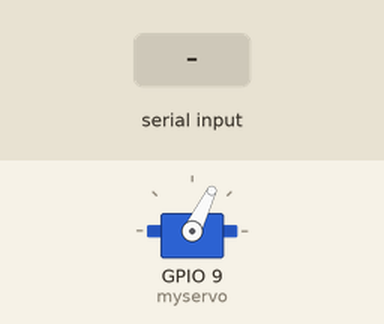
This sketch was run on a simulated ESP32. Parts: servo. Inputs (shaded band) come from the test bench. What the sketch prints to the serial monitor is not drawn.

Above: at 1.47 s.
1.9 s: "90,45\n" received over the second serial link
At 3.67 s:
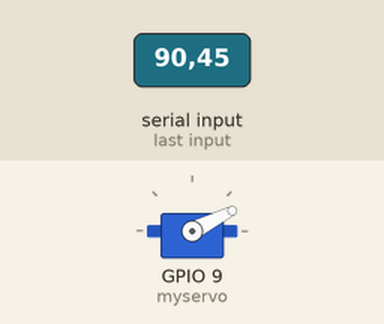
4.9 s: "30,150\n" received over Serial
At 5.6 s:
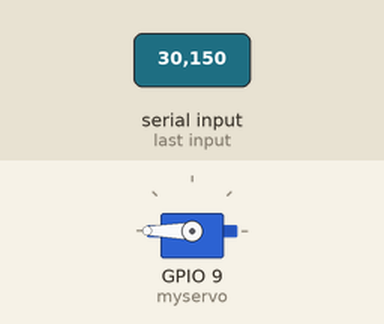
7.9 s: "5\n" received over Serial
At 8.52 s:
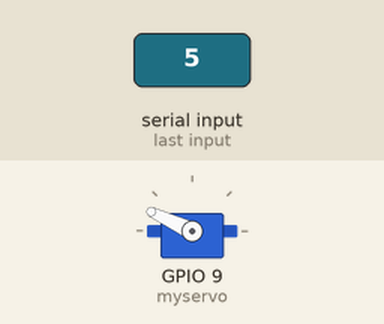
10.9 s: "90\n" received over the second serial link
At 11.26 s:
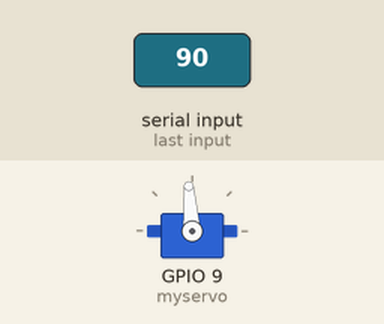
13.9 s: "90 45\n" received over Serial
16.9 s: "90,45\n" received over Serial
Timing chart, 0 to 20.9 s (numbered marks = the images above; inputs shaded):
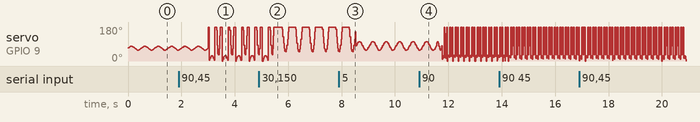

The sketch:

servo_movement-3.ino
```cpp
//This code programs a servo motor move a specified angle.This angle
//will then determine how much the piston cylinder needs to move.
//Author: Alfred Rwagaju, Matt Lubas, Eric Wirth

#include <Servo.h>

Servo myservo;

// Constants
static const float area = 452.25; 			// cross sectional area of the piston cylinder in mm^2
static const float k = 0.269; 				// slope of the linear part of the wave // mm / degrees
//static const float k = -0.2635; 			// mm/degree (mm per degree)
static const int N = 180; 				// period in number of integer steps
static const float deg_add = 3; 			// angle between each step
static const float theta_i = 0;  // Initial theta angle for writing servo ... theta_i is in degrees.
//static const float a = 1.5; // cm. Length of Bar 1, the servo hub.
//static const float b= 4.6  ; //cm. Length of Bar 2, the Pneumatic actuator bar.
//static const float c = 0.5; //cm. NEW OFFSET. The seperation horizontally between the servo motor and piston cylinder.

// Values computed directly from constants
static float x_i = k*theta_i;
static float step_total = N / deg_add;

// User-modifiable parameters
static float tidal_vol = 2; //mL units.
static float f = 2 ;// frequency of the device. Units in Hz  // Integrate as a user function.
String Nozzle = "B";  // Either B for Blue, G for Green, or R for Red. You can add more nozzles by the following directions:

// For finding the new nozzles, use https://jensenglobal.com/pages/standard-dispensing-tips#nt-premium-series ;
//Using the mm diameter as D, inv_nozzle_area = 4*Pi() / D^2. ;
float inv_nozzle_area = 30.2972;

///was not changed for Volume 3, which means, each one is always +0.0848 increase to adaptation_mm for all nozzles.

/*
  if (Nozzle == "B") {
    static float inv_nozzle_area = 30.2972;
  }
  else if (Nozzle == 'G') {
    float inv_nozzle_area = 7.218;
  }
  else if (Nozzle == 'R'){
    float inv_nozzle_area = 75.3396;
  }
*/
static float x = 0.1627; //x= 0.12 //added for creating accurate tidal volume given mechanical inaccuracy. Rounded down
static float w = 0.0028; //coefficient for adding to tidal volume given nozzle size.
static float y = 0.08; //coefficient for adding to tidal given frequency input.

//Adaption factor for ensuring tidal volume is closer given mechanical errors.


//Time of Study to be used as a global variable.
static unsigned long time_initial;

void setup() {

	myservo.attach(9);
	Serial.begin(57600);
	Serial1.begin(57600); //Bluetooth connection
	time_initial = micros();
}

void loop() {

	// Update values that depend on user input tidal_vol, f --------------------------------------
	//converting tidal_vol to mm^3
  float tidal_vol_mm3 = tidal_vol *1000;

  //Adaption factor for ensuring tidal volume is closer given mechanical errors.
  //Unit Converstion from mL to mm^3
  float adaptation_mm= ((w* inv_nozzle_area + y*f + x)*1000)/area;

	//finding change in distance that the piston cylinder will move through
	float delta_x = tidal_vol_mm3 / area;

	float x_f = delta_x + x_i;
	float theta_f = x_f /k; //theta_f units in degrees.
	float delta_theta = theta_f - theta_i;

	float FRC_initial = 60 + delta_theta/2 ; //angle, placeholder for finding the FRC of the device
	//desired FRC around 4 mL, should be 8.844 mm away from front of PA. This can be estimated for
	//validation, and calibrated easily later by increasing/ decreasing angle.
	//This should be the smallest the motor ever goes.


	// Check for new params input by user in serial monitor ---------------------------------------
	static char message[100];
	static int messageIndex;
	if (Serial.available()) {

		while (Serial.available()) {
			message[messageIndex] = Serial.read();
			messageIndex++;
		}
	}
	else if (messageIndex > 0) {
		sscanf(message, "%f %f", &tidal_vol, &f);
		Serial.printf("Tidal volume: %f   Frequency: %f\n", tidal_vol, f);
		message[0] = 0;
		messageIndex = 0;
	}
   //checking bluetooth connection
   if (Serial1.available()) {

   while (Serial1.available()) {
      message[messageIndex] = Serial1.read();
      messageIndex++;
    }
  }
  else if (messageIndex > 0) {
    sscanf(message, "%f %f", &tidal_vol, &f);
    Serial1.printf("Tidal volume: %f   Frequency: %f\n", tidal_vol, f);
    message[0] = 0;
    messageIndex = 0;
  }

	// Run the motors based on our computations ----------------------------------------------------
	for (float step_index = 0; step_index <= N; step_index=step_index+deg_add) {

		float AMP = adaptation_mm+2*(theta_f - theta_i)*k; //angle moved by the servo motor
		float rad = step_index * 2000 / 57296; // converting angle deg to radians through approximation
		//its 2000 in order to incorporate negative and positive outputs from the below sine function
    // same as pi over 180.

		// x is starting from mid-point, 90, and is the angle used to write the servo motor.
		float angle_servo = FRC_initial + AMP * sin (rad); //2*AMP

		// theta_i is initial positioneeds to be replaced by the cacluated FRC
		//Amplitude is doubled to reach the amplitude desired.

    // Removing adaptation as desired distance is not changing by actual adaption is.
		float distance = angle_servo*k - adaptation_mm;

		//Serial.println("angle servo");
		//Serial.println(angle_servo);

		myservo.write (angle_servo);

		float time_delay = 1000/(step_total*f); // Divide by 1000 for milliseconds

		//Serial.println("Time Delay:");
		//Serial.println(time_delay);
		unsigned long time_final = micros() - time_initial;

		Serial.printf("%f,%d\n", distance, time_final);
    Serial1.printf("%f,%d\n", distance, time_final); //bluetooth connection


		delay(time_delay);
	}
}
```
